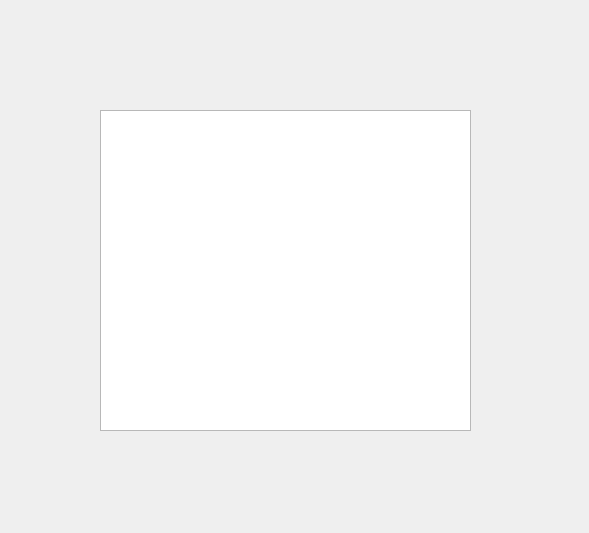
<?xml version="1.0" encoding="UTF-8"?>
<ui version="4.0">
 <class>Form</class>
 <widget class="QWidget" name="Form">
  <property name="geometry">
   <rect>
    <x>0</x>
    <y>0</y>
    <width>589</width>
    <height>533</height>
   </rect>
  </property>
  <property name="windowTitle">
   <string>Form</string>
  </property>
  <widget class="QTreeWidget" name="treeWidget">
   <property name="geometry">
    <rect>
     <x>100</x>
     <y>110</y>
     <width>371</width>
     <height>321</height>
    </rect>
   </property>
   <property name="columnCount">
    <number>0</number>
   </property>
  </widget>
 </widget>
 <resources/>
 <connections/>
</ui>
